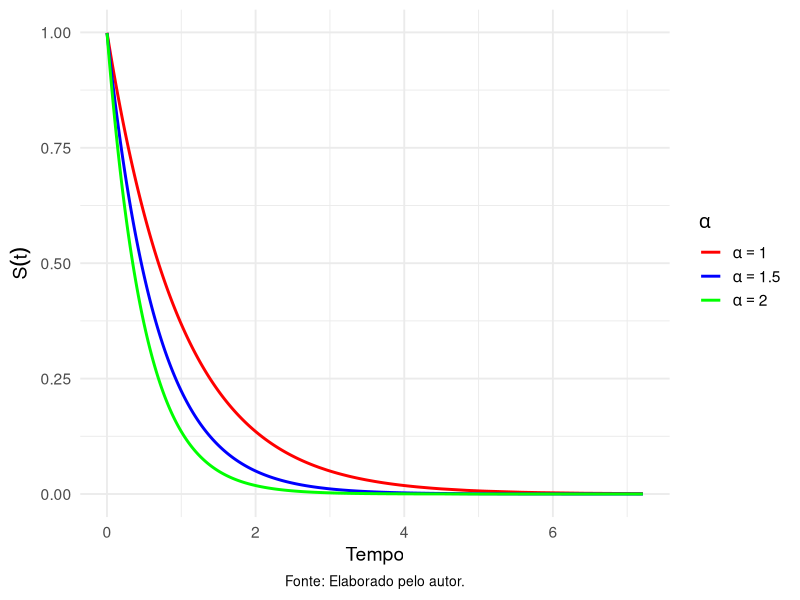
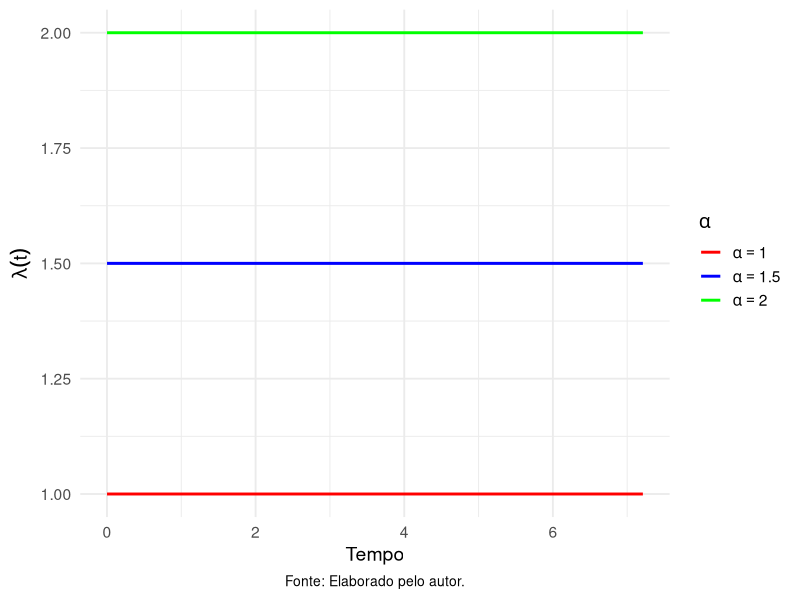
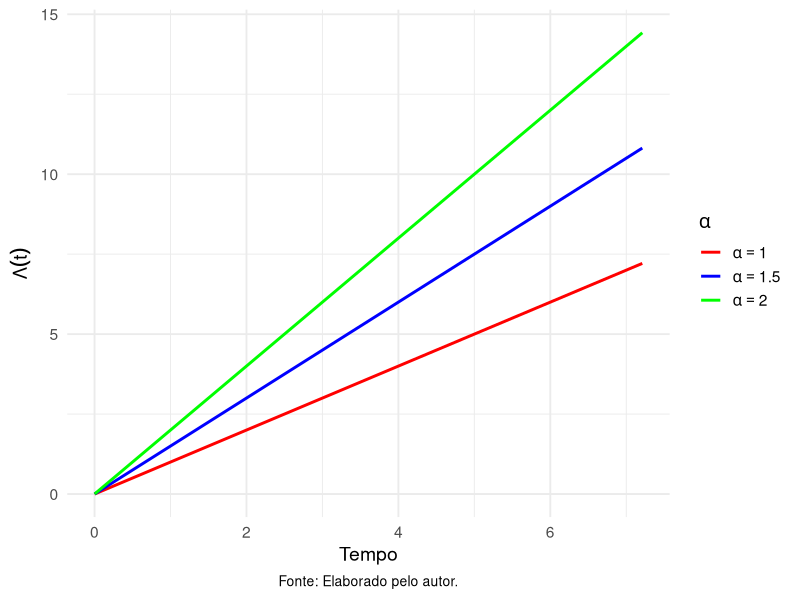
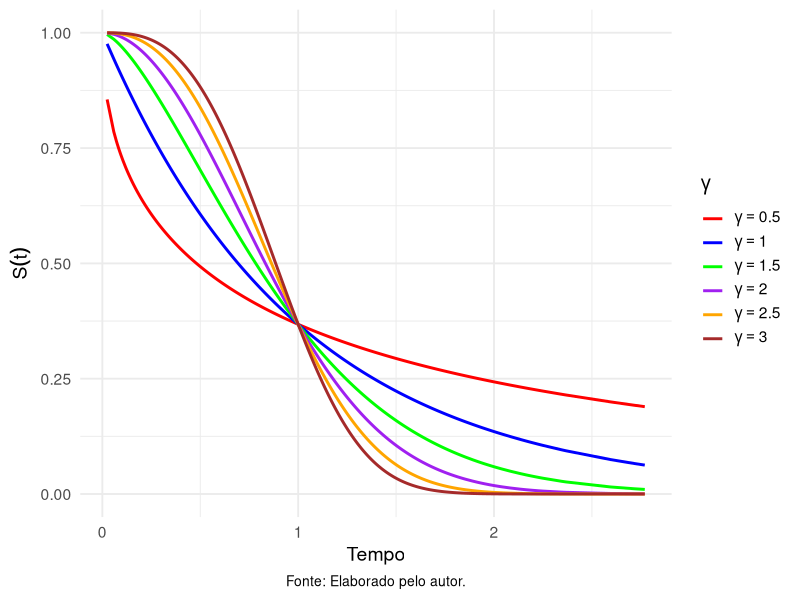
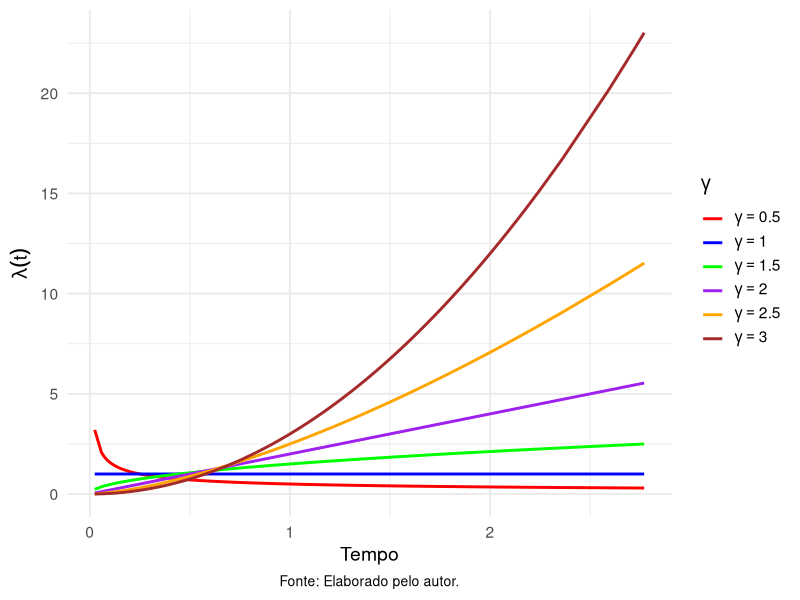
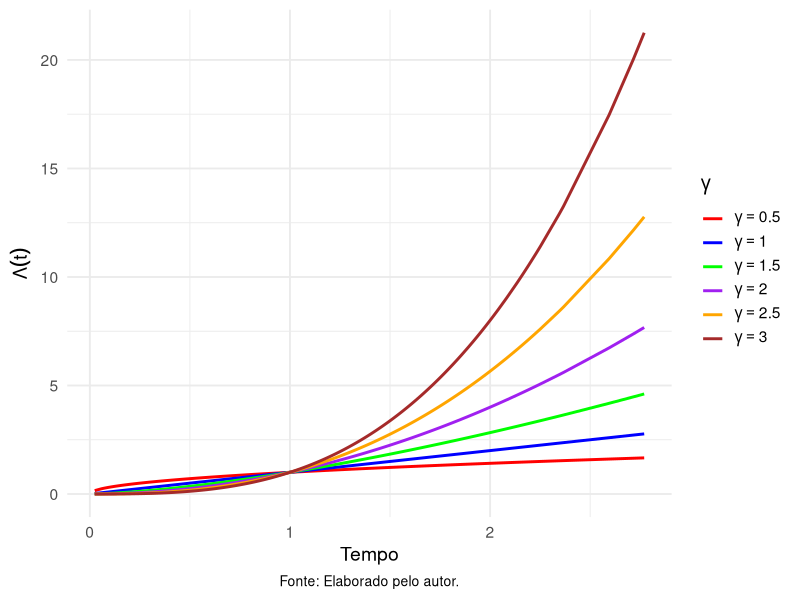
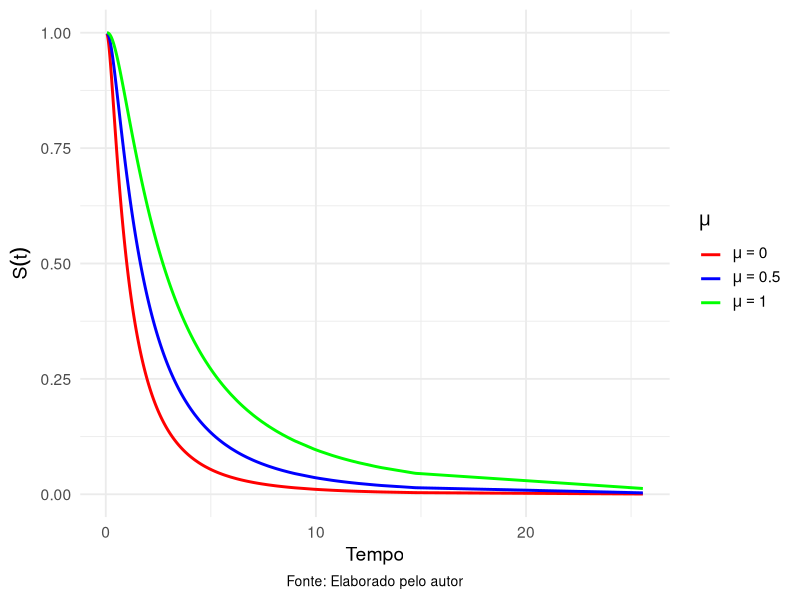
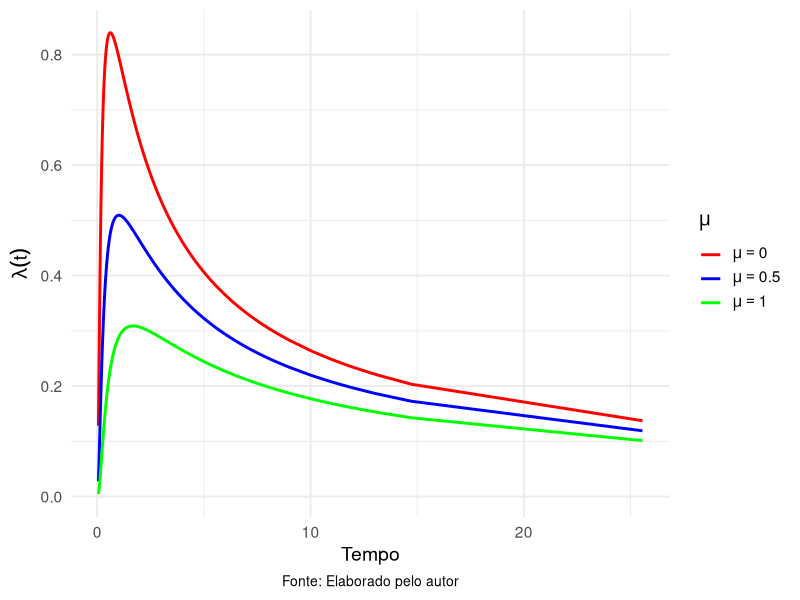

These charts were generated, in order, by the following R code:
## ---- chunk 1
library(ggplot2)
set.seed(123)
n <- 1000

# ---------------------------
# [1] DISTRIBUIÇÃO EXPONENCIAL
# ---------------------------

# -------------
# [1.1] FUNÇÕES
# -------------
# As funções de sobrevivência, risco e risco acumulado são simplificadas
Stexp <- function(t, alpha) exp(-alpha * t)
htexp <- function(alpha) rep(alpha, length(t))
Ltexp <- function(t, alpha) alpha * t

# ----------------------------------------
# [1.2] SIMULAÇÃO E VARIAÇÃO DE PARÂMETROS
# ----------------------------------------
tempo <- rexp(n, rate = 1) # Simulando dados de uma exponencial
alphas <- c(1, 1.5, 2)     # Valores de alpha a serem avaliados

# Criando um Data Frame com valores das funções
dados <- do.call(rbind, lapply(alphas, function(alpha) {
  data.frame(
    tempo = tempo,
    St = Stexp(tempo, alpha),
    ht = htexp(alpha),
    Lt = Ltexp(tempo, alpha),
    alpha = factor(alpha)
  )
}))

# -------------
# [1.3] GRÁFICOS
# -------------

# Criando uma função para gerar gráficos
plot_func <- function(data, y_var, y_label, color_values, y_expression) {
  ggplot(data, aes(x = tempo, y = !!sym(y_var), color = alpha)) +
    geom_line(stat = "summary", fun = mean, size = 1) +
    labs(x = "Tempo", y = y_expression,
         caption = "Fonte: Elaborado pelo autor.",
         color = expression(alpha)) +
    scale_color_manual(values = color_values,
                       labels = lapply(alphas, function(a) bquote(alpha == .(a)))) +
    theme_minimal(base_size = 14) +
  theme(
    plot.caption = element_text(hjust = 0.5, size = 10)
  )
}
## ---- chunk 2
#| fig-cap: "Função de Sobrevivência segundo uma Distribuição Exponencial para diferentes valores do parâmetro de taxa."
#| label: fig-SobrExp
#| fig-cap-location: top

# Função de Sobrevivência
plot_func(dados, "St", "S(t)", c("red", "blue", "green"), expression(S(t)))
## ---- chunk 3
#| fig-cap: "Função de Risco segundo uma Distribuição Exponencial para diferentes valores do parâmetro de taxa."
#| label: fig-RiscExp
#| fig-cap-location: top

# Função de Risco
plot_func(dados, "ht", expression(lambda(t)), c("red", "blue", "green"), expression(lambda(t)))
## ---- chunk 4
#| fig-cap: "Função de Risco segundo uma Distribuição Exponencial para diferentes valores do parâmetro de taxa."
#| label: fig-RiscAcumulExp
#| fig-cap-location: top

# Função de Risco Acumulado
plot_func(dados, "Lt", expression(Lambda(t)), c("red", "blue", "green"), expression(Lambda(t)))
## ---- chunk 5
library(ggplot2)
set.seed(123)
n <- 1000

# ------------------------
# [2] DISTRIBUIÇÃO WEIBULL
# ------------------------

# -------------
# [2.1] FUNÇÕES
# -------------

# Funções para Weibull
StWei <- function(t, alpha, gamma) exp(-(t/alpha)^gamma)
htWei <- function(t, alpha, gamma) gamma * (alpha^gamma) * t^(gamma - 1)
LtWei <- function(t, alpha, gamma) (t/alpha)^gamma

# ----------------------------------------
# [2.2] SIMULAÇÃO E VARIAÇÃO DE PARÂMETROS
# ----------------------------------------

# Simulando dados de uma Weibull
tempo <- rweibull(n, shape = 2, scale = 1)
alpha <- 1   # Fixo para simplificar
gammas <- c(0.5, 1.0, 1.5, 2.0, 2.5, 3.0) # Valores de gamma

# Criando um Data Frame com valores das funções
dados <- do.call(rbind, lapply(gammas, function(gamma) {
  data.frame(
    tempo = tempo,
    St = StWei(tempo, alpha, gamma),
    ht = htWei(tempo, alpha, gamma),
    Lt = LtWei(tempo, alpha, gamma),
    gamma = factor(gamma)
  )
}))

# --------------
# [2.3] GRÁFICOS
# --------------

# Função genérica para gráficos
plot_func <- function(data, y_var, y_label, color_values, y_expression) {
  ggplot(data, aes(x = tempo, y = !!sym(y_var), color = gamma)) +
    geom_line(stat = "summary", fun = mean, size = 1) +
    labs(x = "Tempo", y = y_expression, 
         caption = "Fonte: Elaborado pelo autor.", color = expression(gamma)) +
    scale_color_manual(values = color_values,
                       labels = lapply(gammas, function(g) bquote(gamma == .(g)))) +
    theme_minimal(base_size = 14) +
  theme(
    plot.caption = element_text(hjust = 0.5, size = 10)
  )
}

# Paleta de cores
color_values <- c("red", "blue", "green", "purple", "orange", "brown")
## ---- chunk 6
#| fig-cap: "Função de Sobrevivência segundo uma Distribuição Weibull para diferentes valores do parâmetro de forma."
#| label: fig-SobrWei
#| fig-cap-location: top

# Função de Sobrevivência
plot_func(dados, "St", expression(S(t)), color_values, expression(S(t)))
## ---- chunk 7
#| fig-cap: "Função de Risco segundo uma Distribuição Weibull para diferentes valores do parâmetro de forma."
#| label: fig-RiscWei
#| fig-cap-location: top

# Função de Risco
plot_func(dados, "ht", expression(lambda(t)), color_values, expression(lambda(t)))
## ---- chunk 8
#| fig-cap: "Função de Risco Acumulado segundo uma Distribuição Weibull para diferentes valores do parâmetro de forma."
#| label: fig-RiscAcumWei
#| fig-cap-location: top

# Função de Risco Acumulado
plot_func(dados, "Lt", expression(Lambda(t)), color_values, expression(Lambda(t)))
## ---- chunk 9
library(ggplot2)
library(dplyr)

set.seed(123)
n <- 1000

# --------------------------
# [4] DISTRIBUIÇÃO LOG-NORMAL
# --------------------------

# -------------
# [4.1] FUNÇÕES
# -------------

# Função densidade (f)
ftLogNormal <- function(t, mu, sigma) {
  (1 / (t * sigma * sqrt(2 * pi))) * exp(-0.5 * ((log(t) - mu) / sigma)^2)
}

# Função de Sobrevivência (S)
StLogNormal <- function(t, mu, sigma) {
  pnorm(-(log(t) - mu) / sigma, lower.tail = TRUE)
}

# Função de Risco (h)
htLogNormal <- function(t, mu, sigma) {
  ftLogNormal(t, mu, sigma) / StLogNormal(t, mu, sigma)
}

# Função de Risco Acumulado (Lambda)
LtLogNormal <- function(t, mu, sigma) {
  -log(StLogNormal(t, mu, sigma))
}

# ----------------------------------------
# [4.2] SIMULAÇÃO E VARIAÇÃO DE PARÂMETROS
# ----------------------------------------

# Simulando dados da distribuição log-normal
tempo <- rlnorm(n, meanlog = 0, sdlog = 1)
mus <- c(0, 0.5, 1) # Valores de mu
sigma <- 1         # Valor fixo de sigma

# Criando um Data Frame com valores das funções
dados <- do.call(rbind, lapply(mus, function(mu) {
  data.frame(
    tempo = tempo,
    ft = ftLogNormal(tempo, mu, sigma),
    St = StLogNormal(tempo, mu, sigma),
    ht = htLogNormal(tempo, mu, sigma),
    Lt = LtLogNormal(tempo, mu, sigma),
    mu = factor(mu)
  )
}))

# -------------
# [4.3] GRÁFICOS
# -------------

# Função genérica para gráficos
plot_func <- function(data, y_var, y_label, color_values, y_expression) {
  ggplot(data, aes(x = tempo, y = !!sym(y_var), color = mu)) +
    geom_line(stat = "summary", fun = mean, size = 1) +
    labs(x = "Tempo", y = y_expression, 
         caption = "Fonte: Elaborado pelo autor", color = expression(mu)) +
    scale_color_manual(values = color_values,
                       labels = lapply(mus, function(m) bquote(mu == .(m)))) +
    theme_minimal(base_size = 14) +
  theme(
    plot.caption = element_text(hjust = 0.5, size = 10)
  )
}

# Paleta de cores
color_values <- c("red", "blue", "green")
## ---- chunk 10
#| fig-cap: "Função de Sobrevivência segundo uma Distribuição Log-Normal para diferentes valores do parâmetro de locação."
#| label: fig-SobrLognormal
#| fig-cap-location: top

# Função de Sobrevivência
plot_func(dados, "St", expression(S(t)), color_values, expression(S(t)))
## ---- chunk 11
#| fig-cap: "Função de Risco segundo uma Distribuição Log-Normal para diferentes valores do parâmetro de locação."
#| label: fig-RiscLognormal
#| fig-cap-location: top

# Função de Risco
plot_func(dados, "ht", expression(lambda(t)), color_values, expression(lambda(t)))
## ---- chunk 12
#| fig-cap: "Função de Risco Acumulado segundo uma Distribuição Log-Normal para diferentes valores do parâmetro de locação."
#| label: fig-RiscAcumLognormal
#| fig-cap-location: top

# Função de Risco Acumulado
plot_func(dados, "Lt", expression(Lambda(t)), color_values, expression(Lambda(t)))
## ---- chunk 13
set.seed(123)
n <- 1000

# -------------
# [2.1] FUNÇÕES
# -------------
# Função de Sobrevivência
Stexp <- function(t, alpha) exp(-alpha * t)

# ----------------------------------------
# [2.2] SIMULAÇÃO E VARIAÇÃO DE PARÂMETROS
# ----------------------------------------

alpha <- 1.5 # Parâmetro de taxa (escala) populacional
tempo <- rexp(n, rate = alpha) # Simulando dados de uma exponencial

emvExp <- n / sum(tempo) # EMV

# Criando um Data Frame com valores das funções
dados <- data.frame(
  Tempo = tempo,
  St = Stexp(tempo, alpha),
  emvSt = Stexp(tempo, emvExp)
)
## ---- chunk 14
#| tbl-cap: "Real e Estimado para as Funções de Sobrevivência"
#| label: tbl-EMVexpSt
#| tbl-cap-location: top

library(kableExtra)

knitr::kable(
  head(dados), 
  col.names = c("Tempo", "S(t)", "S(t) EMV"),
  escape = FALSE,
  align = 'c',
  booktabs = TRUE
)
## ---- chunk 15
#| fig-cap: "Comparação do verdadeiro valor do parâmetro α com sua estimativa de máxima verossimilhança."
#| label: fig-CompEMVexp
#| fig-cap-location: top

ggplot(dados, aes(x = Tempo)) +
  geom_line(aes(y = St, color = "alpha"), lwd = 1.5) +
  geom_line(aes(y = emvSt, color = "emvAlpha"), lwd = 1, lty = 4) +
  scale_color_manual(
    values = c("alpha" = "black", "emvAlpha" = "red"),
    labels = c(expression(alpha), expression(hat(alpha)))) +
  labs(
    x = "Tempo",
    y = expression(S(t)), 
    color = "Parâmetro") + 
  theme_minimal()
## ---- chunk 16
cat("Era para ser um bloco de código. Porém, tal código está em manutenção")
## ---- chunk 17
cat("Era para ser um bloco de código. Porém, tal código está em manutenção")
## ---- chunk 18
# ----------
# Otimização
# ----------

# Semente
set.seed(123)

# ---------------------------------
# Simulação e Visualização do Dados
# ---------------------------------
# Tamanho da amostra
n <- 1000

# Parâmetros da distribuição
wShape <- 2
wScale <- 1.5

# Simulação
dadosWeibull <- rweibull(n, shape = wShape, scale = wScale)

# --------------------------
# Função Log-verossimilhança
# --------------------------

logWeibull <- function(theta, dados){
  gamma <- theta[1] # Parâmetro de forma
  alpha <- theta[2] # Parâmetro de escala
  n <- length(dados)
  t <- dados

logverossimil <- (n * log(gamma)) - (gamma * log(alpha) * n) + (gamma - 1) * sum(log(t)) - sum((t/alpha)^gamma)
return(-logverossimil)
}

# ------------------------
# Aplicando a função optim
# ------------------------

theta0 <- c(1.5, 1) # Chute inicial
estimate <- optim(par = theta0, fn = logWeibull, gr = NULL , method = "BFGS" ,
             hessian = TRUE, dados=dadosWeibull)
estimate
## ---- chunk 19
# ---------------------
# AJUSTES DE FORMATAÇÃO
# ---------------------

# Função de Sobrevivência
StWeibull <- function(t, gamma, alpha) exp(-(t/alpha)^gamma)

# Data Frame
dfWeibull <- data.frame(
  Tempo = dadosWeibull,
  St = StWeibull(dadosWeibull, wShape, wScale),
  EMVSt = StWeibull(dadosWeibull, estimate$par[1], estimate$par[2])
)

## ---- chunk 20
#| tbl-cap: "Real e Estimado para as Funções de Sobrevivência da Distribuição Weibull"
#| label: tbl-EMVweibullSt
#| tbl-cap-location: top

library(knitr)
library(kableExtra)

knitr::kable(
  head(dfWeibull), 
  col.names = c("Tempo", "S(t)", "S(t) EMV"),
  escape = FALSE,
  align = 'c',
  booktabs = TRUE
)
## ---- chunk 21
#| fig-cap: "Comparação do verdadeiro valor dos parâmetros γ e α com suas estimativas de máxima verossimilhança."
#| label: fig-CompEMVWeibull
#| fig-cap-location: top

library(ggplot2)

ggplot(dfWeibull, aes(x = Tempo)) +
  geom_line(aes(y = St, color = "Verdadeiro"), lwd = 2) +
  geom_line(aes(y = EMVSt, color = "EMV"), lwd = 1, lty = 4) +
  scale_color_manual(
    values = c("Verdadeiro" = "black", "EMV" = "red"),
    labels = c(
      "Verdadeiro" = expression(paste("Verdadeiro: ", gamma, ", ", alpha)),
      "EMV" = expression(paste("EMV: ", hat(gamma), ", ", hat(alpha)))
    )) +
  labs(
    x = "Tempo",
    y = expression(S(t)), 
    color = "Parâmetros") + 
  theme_minimal()

## ---- chunk 22
# -----------------------
# [1] Ativação de Pacotes
# -----------------------

library(survival)
library(ggplot2)
## ---- chunk 23
# -----------------------
# [2] Simulação dos Dados
# -----------------------

# Definindo Semente
set.seed(123)

# Parâmetros
n <- 1000       # Número total de observações
gamma <- 2      # Parâmetro shape da Weibull
alpha <- 1.5    # Parâmetro scale da Weibull
TaxaExp <- 1    # Taxa da distribuição exponencial
propCens <- 1/3 # Proporção desejada de censuras

# Vetores para armazenar os resultados
Tobservado <- numeric(n)
indCensura <- numeric(n)

# Contadores
nFalhas <- 0
nCensuras <- 0

# Loop para gerar os tempos
for (i in 1:n) {
  # Gerar um tempo de falha e um tempo de censura
  Tfalha <- rweibull(1, shape = gamma, scale = alpha)
  Tcensu <- rexp(1, rate = TaxaExp)
  
  # Verificar qual é o menor tempo
  if (Tfalha <= Tcensu) {
    Tobservado[i] <- Tfalha
    indCensura[i] <- 1 # Falha
    nFalhas <- nFalhas + 1
  } else {
    if (nCensuras < propCens * n) {
      Tobservado[i] <- Tcensu
      indCensura[i] <- 0 # Censura
      nCensuras <- nCensuras + 1
    } else {
      Tobservado[i] <- Tfalha
      indCensura[i] <- 1 # Falha
      nFalhas <- nFalhas + 1
    }
  }
}

# Verificar as proporções
cat("Proporção de falhas:", nFalhas / n, "\n")
cat("Proporção de censuras:", nCensuras / n, "\n")

# Dados simulados
dados <- data.frame(Tempo = Tobservado, Censura = indCensura)

# Histograma
ggplot(data = dados, aes(x = Tempo)) +
  geom_histogram(bins = 15, fill = "blue") +
  labs(title = "Histograma do Tempo de Sobrevivência - Simulação",
       x = "Tempo", y = "Frequência") +
  theme_minimal(base_size = 14) +
  theme(plot.title = element_text(hjust = 0.5, face = "bold"))
## ---- chunk 24
# -------------
# [3] Estimação
# -------------

# -------------------------------
# [3.1] Estimação Não Paramátrica
# -------------------------------
# ---------------------------------
# [3.1.1] Estimador de Kaplan-Meier
# ---------------------------------

# Modelo de Kaplan-Meier
ekm <- survfit(Surv(Tempo, Censura) ~ 1, data = dados)

# Formatando como DataFrame
DataEKM <- data.frame(Time = ekm$time, Survival = ekm$surv, Type = "Kaplan-Meier")

# Visualização da curva
ggplot(data = DataEKM, aes(x = Time, y = Survival)) +
  geom_line(color = "blue", lwd = 1.5) +
  labs(title = "S(t) - Kaplan-Meier",
       x = "Tempo", y = "Probabilidade de Sobrevivência") +
  theme_minimal(base_size = 14) +
  theme(plot.title = element_text(hjust = 0.5, face = "bold"))
## ---- chunk 25
# ---------------------------
# [3.2] Estimação Paramátrica
# ---------------------------
# --------------------------------
# [3.2.1] Distribuição Exponencial
# --------------------------------

# Função de Sobrevivência
Stexp <- function(t, alpha) exp(-alpha * t)

# EMV de α
emvExp <- sum(dados$Censura) / sum(dados$Tempo)

# EMV da Sobrevivência
EMVSurvExp <- Stexp(dados$Tempo, emvExp)

# Formatando como DataFrame
DataExp <- data.frame(Time = dados$Tempo, Survival = EMVSurvExp, Type = "Exponencial")

# Visualização da curva
ggplot(data = DataExp, aes(x = Time, y = Survival)) +
  geom_line(color = "red", lwd = 1.5) +
  labs(title = "S(t) - Exponencial",
       x = "Tempo", y = "Probabilidade de Sobrevivência") +
  theme_minimal(base_size = 14) +
  theme(plot.title = element_text(hjust = 0.5, face = "bold"))
## ---- chunk 26
# ----------------------------
# [3.2.1] Distribuição Weibull
# ----------------------------

# Função de Sobrevivência
StWeibull <- function(t, gamma, alpha) exp(-(t / alpha)^gamma)

# EMV de γ e α
# 1. Função Log-verossimilhança
logWeibull <- function(theta, dados){
  gamma <- theta[1] # Parâmetro de forma
  alpha <- theta[2] # Parâmetro de escala
  
  t <- dados$Tempo   # Tempo de falha
  c <- dados$Censura # Variável indicadora
  
  logv <- (sum(c) * log(gamma)) - (gamma * log(alpha) * sum(c)) +
    (gamma - 1) * sum(c * log(t)) - sum((t / alpha)^gamma)
  return(-logv)
}

# 2. Otimizando
Theta0 <- c(1.5, 1)
estimate <- optim(par = Theta0, fn = logWeibull,
                  gr = NULL, method = "BFGS", hessian = TRUE, dados = dados)

estimate

# EMV da Sobrevivência
EMVSurvWeib <- StWeibull(dados$Tempo, estimate$par[1], estimate$par[2])

# Formatando como DataFrame
DataWeib <- data.frame(Time = dados$Tempo, Survival = EMVSurvWeib, Type = "Weibull")

# Visualização da curva
ggplot(data = DataWeib, aes(x = Time, y = Survival)) +
  geom_line(color = "green", lwd = 1.5) +
  labs(title = "S(t) - Weibull",
       x = "Tempo", y = "Probabilidade de Sobrevivência") +
  theme_minimal(base_size = 14) +
  theme(plot.title = element_text(hjust = 0.5, face = "bold"))
## ---- chunk 27
# --------------------
# [4] Análise Conjunta
# --------------------

# Unindo os dados para visualização
AllData <- rbind(DataEKM, DataExp, DataWeib)

# Gráfico com ggplot2
ggplot(AllData, aes(x = Time, y = Survival)) +
  geom_line(aes(color = Type, linetype = Type), lwd = 1.5) +
  labs(title = "S(t): Kaplan-Meier, Weibull e Exponencial",
       x = "Tempo", y = "Probabilidade de Sobrevivência") +
  theme_minimal(base_size = 14) +
  theme(plot.title = element_text(hjust = 0.5, face = "bold"),
        legend.title = element_blank()) +
  scale_color_manual(values = c("blue", "green", "red")) +
  scale_linetype_manual(values = c(1, 2, 3)) # c("solid", "dashed", "dotted")
